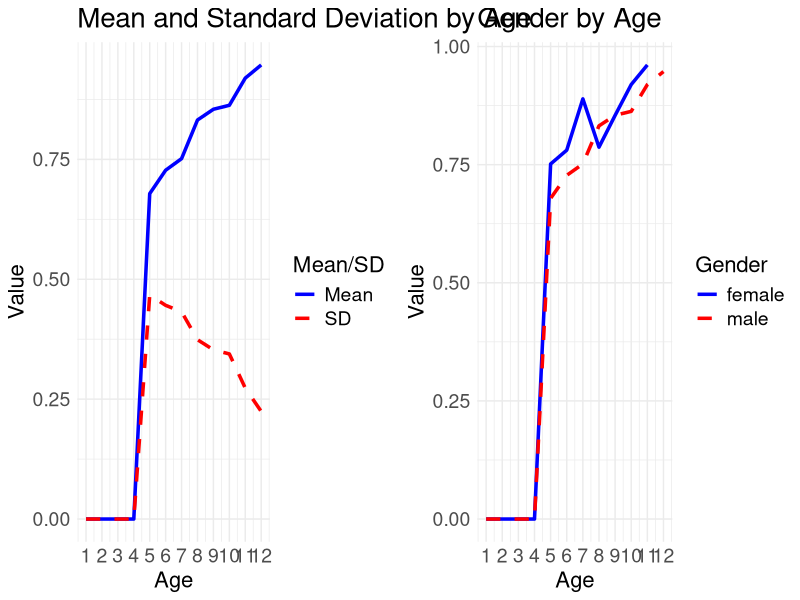
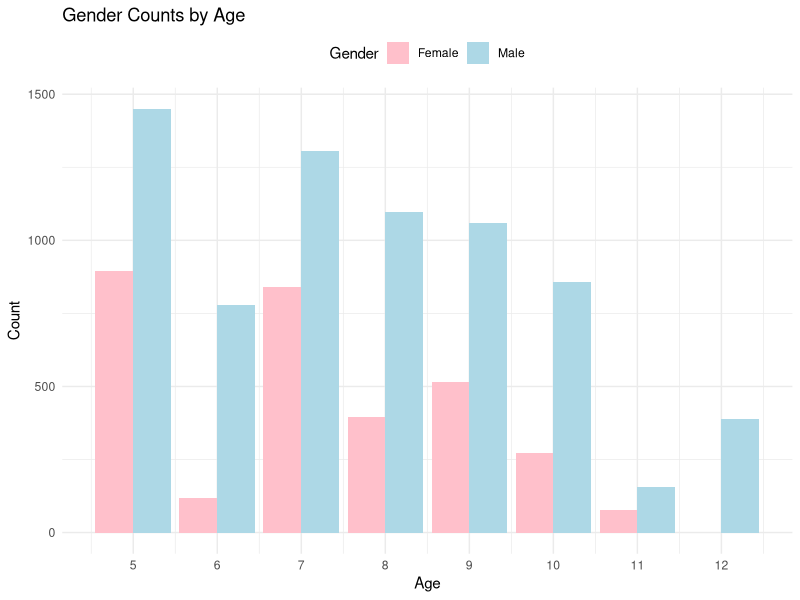

The R source for these figures, in order:
## ---- chunk 1
knitr::opts_chunk$set(echo = TRUE)
## ---- chunk 2
library(tidyverse)
library(dplyr)
library(knitr)
library(ggplot2)
library(gridExtra)
## ---- chunk 3
tom2 <- read.csv("../behavioral_data/ToMBooklet1-Data.csv")

gender <- read.csv("../behavioral_data//ToMBooklet1_gender.csv") %>%
  rename(subID = SubID) %>%
  mutate(Age = as.integer(Age)) # 整数

#print("展示表头")
#print(head(tom2))
#print("展示表头")

gender$Gender[gender$Gender == "F"] <- "Female"
gender$Gender[gender$Gender == "M"] <- "Male"


tom2_gender <- right_join(tom2, gender, by = "subID") %>%  # 表左联right_join
  group_by(Question_ID, Gender) # group_by聚合


tom2_gender <- tom2_gender[!is.na(tom2_gender$Age), ]

print(head(tom2_gender))
## ---- chunk 4
# 存储结果的列表

unique_ages <- sort(unique(tom2_gender$Age)) # 不同年龄

ages_mean <- numeric(length(unique_ages))
ages_sd <- numeric(length(unique_ages))

f_ages_mean  <- numeric(length(unique_ages))
f_ages_sd <- numeric(length(unique_ages))

m_ages_mean <- numeric(length(unique_ages))
m_ages_sd <- numeric(length(unique_ages))


for(age in unique_ages) {
  older <- tom2_gender %>%
    filter(Age == age)
  
  f_older <- older %>%
    filter(Gender == "Female")
  
  m_older <- older %>%
    filter(Gender == "Male")
  
  
  ages_mean[age] <- mean(m_older$Answer..0..1., na.rm = TRUE)
  ages_sd[age] <- sd(m_older$Answer..0..1., na.rm = TRUE)
  
  f_ages_mean[age] <- mean(f_older$Answer..0..1., na.rm = TRUE)
  f_ages_sd[age] <- sd(f_older$Answer..0..1., na.rm = TRUE)
  
  m_ages_mean[age] <- mean(m_older$Answer..0..1., na.rm = TRUE)

m_ages_sd[age] <- sd(m_older$Answer..0..1., na.rm = TRUE)
}
  

#plot(ages_mean, type = "l", main = "Line Plot", xlab = "age", ylab = "answer mean")
#plot(ages_sd, type = "l", main = "Line Plot", xlab = "age", ylab = "answer mean")

data <- data.frame(
  Age = 1:max(unique_ages),
  Mean = ages_mean,
  SD = ages_sd,
  f_m = f_ages_mean,
  f_sd = f_ages_sd,
  m_m = m_ages_mean,
  m_sd = m_ages_sd
)

p1 <- ggplot(data) +
  geom_line(aes(x = Age, y = Mean, color = "Mean", linetype = "Mean"), size = 1.2) +
  geom_line(aes(x = Age, y = SD, color = "SD", linetype = "SD"), size = 1.2) +
  scale_color_manual(name = "Mean/SD", values = c("Mean" = "blue", "SD" = "red")) +
  scale_linetype_manual(name = "Mean/SD", values = c("Mean" = "solid", "SD" = "dashed")) +
  labs(title = "Mean and Standard Deviation by Age", x = "Age", y = "Value") +
  theme_minimal() +
  scale_x_continuous(breaks = seq(min(data$Age), max(data$Age), by = 1)) +
  theme(plot.title = element_text(size = 20),
        legend.title = element_text(size = 16),  # Adjust legend title size
        legend.text = element_text(size = 14),   # Adjust legend text size
        axis.title.x = element_text(size = 16),  # Adjust x-axis title size
        axis.title.y = element_text(size = 16),  # Adjust y-axis title size
        axis.text.x = element_text(size = 14),   # Adjust x-axis text size
        axis.text.y = element_text(size = 14))   # Adjust y-axis text size

# Plot 2
p2 <- ggplot(data) +
  geom_line(aes(x = Age, y = f_m, color = "female", linetype = "female"), size = 1.2) +
  geom_line(aes(x = Age, y = m_m, color = "male", linetype = "male"), size = 1.2) +
  scale_color_manual(name = "Gender", values = c("female" = "blue", "male" = "red")) +
  scale_linetype_manual(name = "Gender", values = c("female" = "solid", "male" = "dashed")) +
  labs(title = "Gender by Age", x = "Age", y = "Value") +
  theme_minimal() +
  scale_x_continuous(breaks = seq(min(data$Age), max(data$Age), by = 1)) +
  theme(plot.title = element_text(size = 20),
        legend.title = element_text(size = 16),  # Adjust legend title size
        legend.text = element_text(size = 14),   # Adjust legend text size
        axis.title.x = element_text(size = 16),  # Adjust x-axis title size
        axis.title.y = element_text(size = 16),  # Adjust y-axis title size
        axis.text.x = element_text(size = 14),   # Adjust x-axis text size
        axis.text.y = element_text(size = 14))   # Adjust y-axis text size

# Combine plots
combined_plot <- grid.arrange(p1, p2, ncol = 2)

# Save combined plot
ggsave("combined_plot.png", combined_plot, width = 16, height = 8, units = "in")
## ---- chunk 5
library(ggplot2)
library(dplyr)
library(tidyr)

gender_counts <- tom2_gender %>%
  group_by(Age, Gender) %>%
  summarise(count = n()) %>%
  ungroup() %>%
  complete(Age, Gender, fill = list(count = 0))

ggplot(gender_counts, aes(x = Age, y = count, fill = Gender)) +
  geom_bar(stat = "identity", position = "dodge") +
  labs(title = "Gender Counts by Age", x = "Age", y = "Count") +
  scale_fill_manual(values = c("Female" = "pink", "Male" = "lightblue")) +
  theme_minimal() +
  theme(legend.position = "top") +
  scale_x_continuous(breaks = seq(5, 12,1))
## ---- chunk 6
unique_ages_11 <- sort(unique(tom2_gender$Age))
unique_ages_11 <- unique_ages_11[unique_ages_11 != 12]
unique_ages_11
## ---- chunk 7
all_ages_summary <- list()
all_ages_differences <- list()

print(unique_ages)
for (age in unique_ages_11) {  # 排除12岁的
# 下面是源代码内容
  older <- tom2_gender %>%
    filter(Age == age)
  print(age)
  
  older_summary <- older %>%
    summarise(
      mean_response = mean(Answer..0..1., na.rm = TRUE),
      sd_response = sd(Answer..0..1., na.rm = TRUE)
    )
  
  all_ages_summary[[paste("Age", age)]] <- older_summary # 结果添加到表用于一起打印

  #print(paste("Summary for Age", age, "and up:")) # 用于分别打印
  #print(older_summary)
  
older_differences <- older %>%
  group_by(Question_ID, Gender) %>%
  summarise(mean_response = mean(Answer..0..1., na.rm = TRUE)) %>%
  pivot_wider(names_from = Gender, values_from = mean_response, values_fill = 0) %>%
  mutate(across(any_of(c("Female", "Male")), ~ifelse(is.null(.), 0, .))) %>%
  mutate(gender_difference = coalesce(Female, 0) - coalesce(Male, 0)) %>%
  arrange(desc(gender_difference))

  unique(older$Gender)
  
  all_ages_differences[[paste("Age", age)]] <- older_differences # 结果添加到表用于一起打印
  
  #print(paste("Differences for Age", age, "and up:"))# 用于分别打印
  #print(older_differences)

  # 对每个年龄组进行基于Question的簇分析



cluster_older <- older %>%
mutate(Cluster = sub(".*_(1[0-9]|[1-9])\\..*", "\\1", Question_ID))
  
  cluster_older_summary <- cluster_older %>%
    group_by(Cluster) %>%
    summarise(
      mean_response = mean(Answer..0..1., na.rm = TRUE),
      sd_response = sd(Answer..0..1., na.rm = TRUE)
    ) %>%
    arrange(as.numeric(Cluster))
  
  #all_ages_summary[[paste("Cluster Age", age)]] <- cluster_older_summary

  #print(paste("Summary for Cluster Age", age, "and up:"))
  #print(cluster_older_summary)
  
cluster_older_differences <- cluster_older %>%
  group_by(Cluster, Gender) %>%
  summarise(mean_response = mean(Answer..0..1., na.rm = TRUE)) %>%
  pivot_wider(names_from = Gender, values_from = mean_response, values_fill = 0) %>%
  mutate(gender_difference = `Female` - `Male`) %>%
  arrange(desc(gender_difference))
  
  all_ages_differences[[paste("Cluster Age", age)]] <- cluster_older_differences

  #print(paste("Differences for Cluster Age", age, "and up:"))
  #print(cluster_older_summary)
}

# 删除注释可以使用下面的代码打印出所有年龄段的汇总结果和差异
print(all_ages_summary)
#print(all_ages_differences)
## ---- chunk 8
print(names(all_ages_summary))
## ---- chunk 9
print(all_ages_summary["Age 3"])
